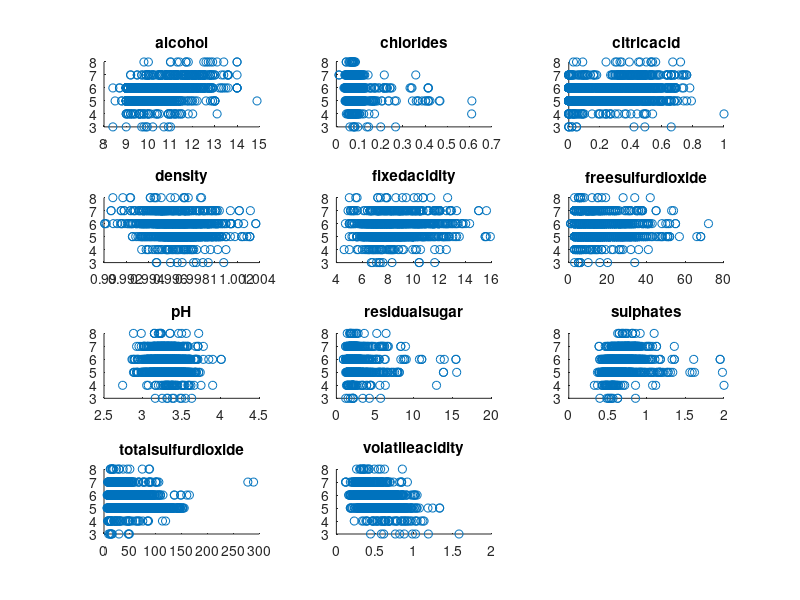

The MATLAB source for this figure: (Note: this script raises an error after producing the figure.)
%%

clear
load('data/wine.mat');
Y = y;
clear y;

%%

figure;
for I = 1:11
    subplot(4,3,I);
    scatter(X(:,I),Y);
    title(labels{I});
end

%%

[sX, Xfw, Xbw] = minmaxNorm(X);
[sY, Yfw, Ybw] = minmaxNorm(Y);

%%

params = {{100, 200, 300, 400}, {5}};
[test_err, train_err, params_comb] = crossValidateModel(@forestsSim, X, Y, params);


%%

model = forestsSim(X, Y, {400, 5});
%Train error: 0.005579, test error: 0.013645

%% 1 4

XX = X(:, [1 4]);
[sX, Xfw, Xbw] = minmaxNorm(XX);
[sY, Yfw, Ybw] = minmaxNorm(Y);

%%

params = {{100, 200, 300, 400}, {5}};
[test_err, train_err, params_comb] = crossValidateModel(@forestsSim, sX, sY, params);

%%

model = nnSim(sX, sY, {0.1, 0.014});
plotTrainedModel(model, 50, 0, 1, 0, 0, Xbw, Ybw);
xlabel(labels{1});
ylabel(labels{4});
zlabel('Quality [0-10]');
hold on;
scatter3(XX(:,1), XX(:,2), Y);


%%

crossValidateModel(@nnSim, sX, sY, {0.1, 0.014});